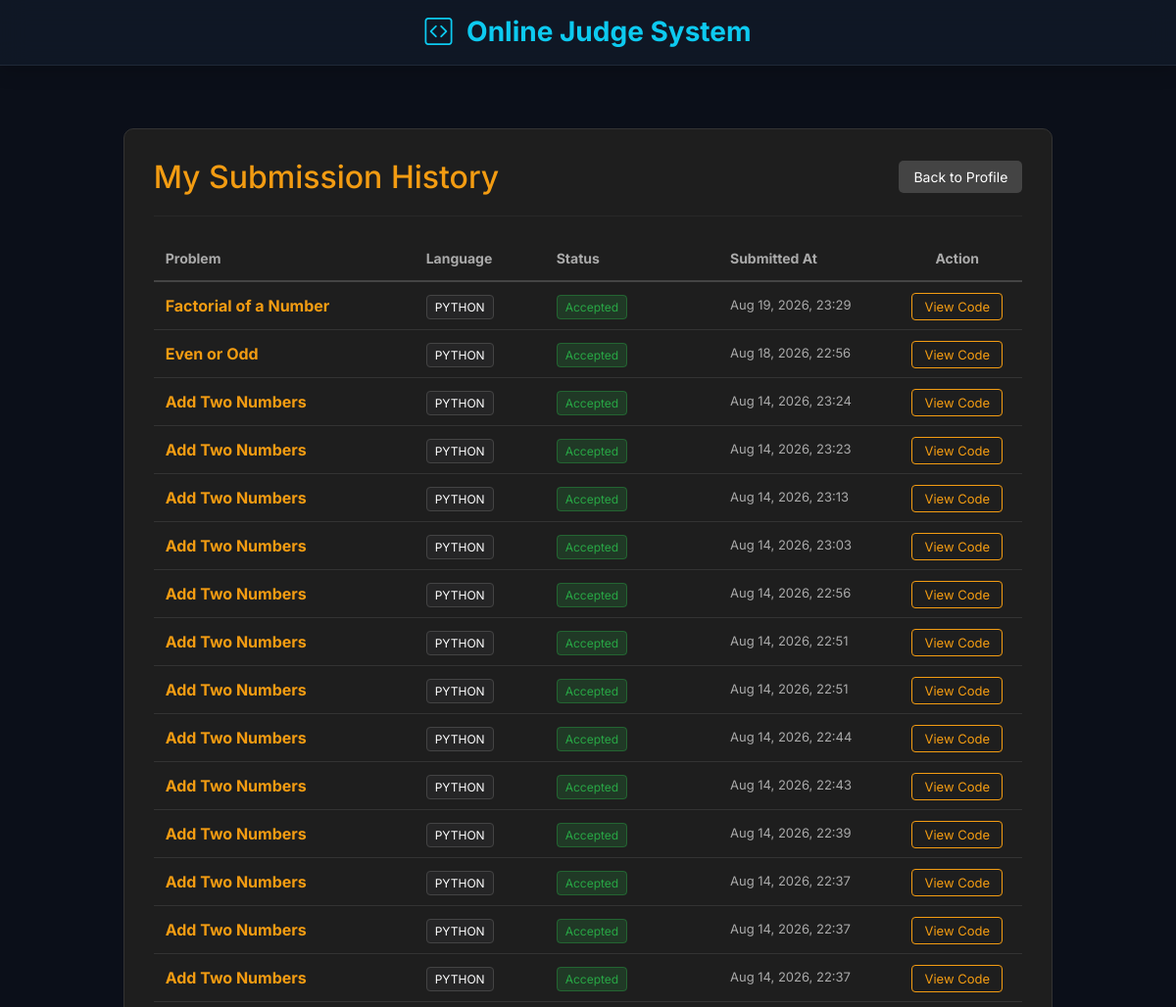
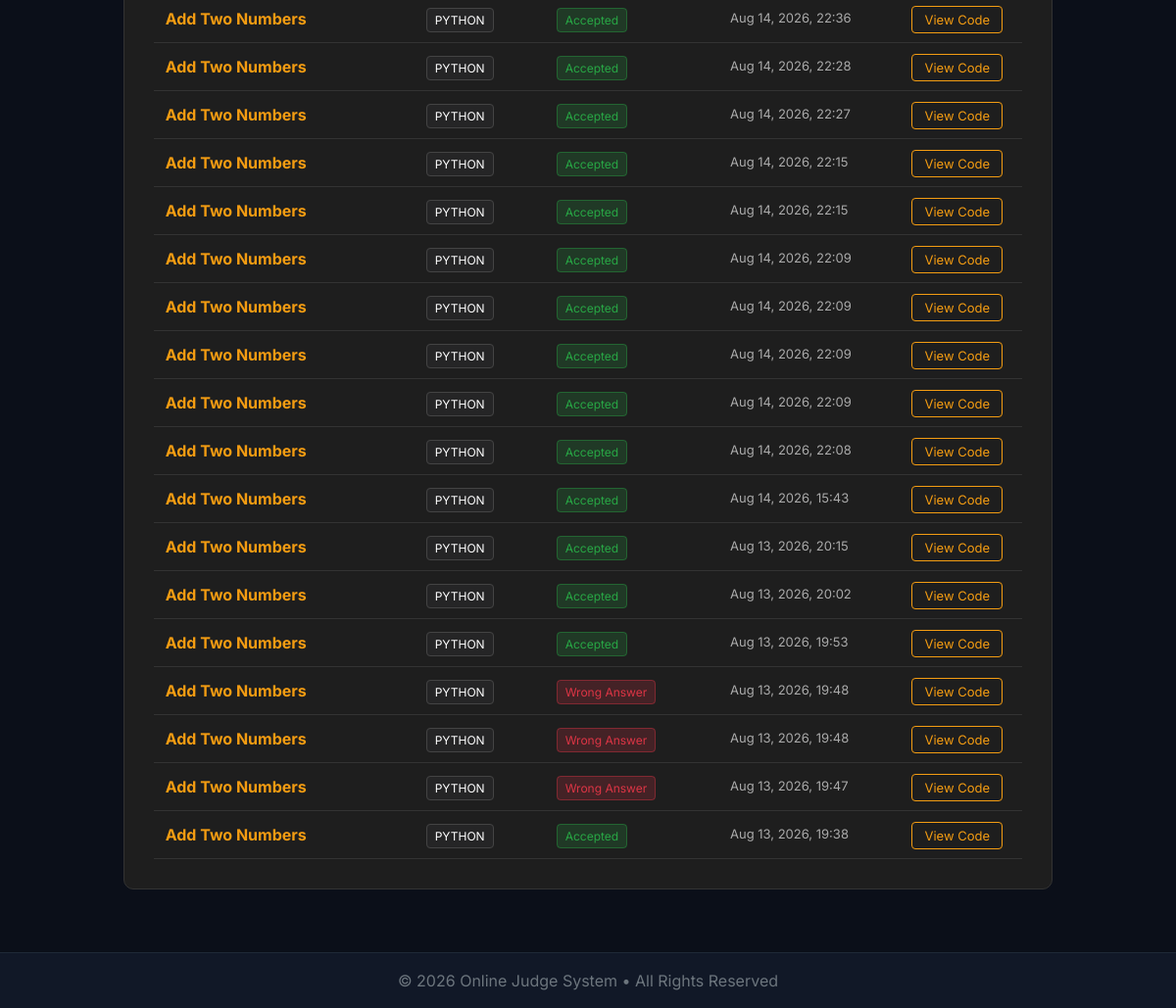
Page /submissions/ (signed in) on the committed database (2 pictures, top to bottom).
### judge/models.py (models this page shows, shortened)
class Submission(models.Model):
    user = models.ForeignKey(User, on_delete=models.CASCADE)
    problem = models.ForeignKey(Problem, on_delete=models.CASCADE)
    code = models.TextField()
    language = models.CharField(max_length=50, db_index=True)
    status = models.CharField(max_length=50, default="Pending", db_index=True)
    output = models.TextField(blank=True, null=True)
    error = models.TextField(blank=True, null=True)
    submitted_at = models.DateTimeField(auto_now_add=True, db_index=True)

class Problem(models.Model):
    title = models.CharField(max_length=200)
    description = models.TextField()
    difficulty = models.CharField(max_length=20)
    tags = models.CharField(max_length=200)
    time_complexity = models.CharField(max_length=50, blank=True, null=True)
    space_complexity = models.CharField(max_length=50, blank=True, null=True)
    created_at = models.DateTimeField(auto_now_add=True, null=True, blank=True)
    user = models.ForeignKey(User, on_delete=models.CASCADE)
    email_verified = models.BooleanField(default=False)
    email_token = models.CharField(max_length=100, blank=True, null=True)
    company_tag = models.CharField(max_length=100, blank=True, null=True)

### judge/views.py (the view)
# urls.py: path('submissions/', views.submission_history, name='submission_history'),
@login_required(login_url='/login/')
def submission_history(request):
    submissions = Submission.objects.filter(user=request.user).select_related('problem').order_by('-submitted_at')
    return render(request, 'judge/submission_history.html', {'submissions': submissions})

### judge/templates/judge/submission_history.html (shortened to what this page needs)
{% extends 'base.html' %}
{% block content %}
<div style="width: 85%; margin: 40px auto; background: #1e1e1e; padding: 30px; border-radius: 10px; border: 1px solid #333; color: #fff;">
    <div style="display: flex; justify-content: space-between; align-items: center; margin-bottom: 20px;">
        <h2 style="color: #f39c12; margin: 0;">My Submission History</h2>
        <a href="{% url 'profile' %}" style="background: #444; color: #fff; padding: 6px 15px; border-radius: 5px; text-decoration: none; font-size: 14px;">Back to Profile</a>
    </div>
    <hr style="border-color: #444; margin-bottom: 20px;">
    {% if submissions %}
        <div style="overflow-x: auto;">
            <table style="width: 100%; border-collapse: collapse; text-align: left; color: #fff;">
                <thead>
                    <tr style="border-bottom: 2px solid #444; color: #aaa; font-size: 14px;">
                        <th style="padding: 12px; width: 30%;">Problem</th>
                        <th style="padding: 12px; width: 15%;">Language</th>
                        <th style="padding: 12px; width: 20%;">Status</th>
                        <th style="padding: 12px; width: 20%;">Submitted At</th>
                        <th style="padding: 12px; width: 15%; text-align: center;">Action</th>
                    </tr>
                </thead>
                <tbody>
                    {% for sub in submissions %}
                    <tr style="border-bottom: 1px solid #333;">
                        <td style="padding: 12px; font-weight: bold;">
                            <a href="{% url 'problem_detail' sub.problem.id %}" style="color: #f39c12; text-decoration: none;">
                                {{ sub.problem.title }}
                            </a>
                        </td>
                        <td style="padding: 12px;">
                            <span style="background: #252526; border: 1px solid #444; padding: 4px 8px; border-radius: 4px; font-size: 12px; text-transform: uppercase;">{{ sub.language }}</span>
                        </td>
                        <td style="padding: 12px;">
                            {% if sub.status == 'Accepted' or sub.status == 'Passed' %}
                                <span style="background: rgba(40, 167, 69, 0.2); color: #28a745; border: 1px solid rgba(40, 167, 69, 0.4); padding: 4px 8px; border-radius: 4px; font-size: 12px;">Accepted</span>
                            {% else %}
                                <span style="background: rgba(220, 53, 69, 0.2); color: #dc3545; border: 1px solid rgba(220, 53, 69, 0.4); padding: 4px 8px; border-radius: 4px; font-size: 12px;">{{ sub.status|default:"Wrong Answer" }}</span>
                            {% endif %}
                        </td>
                        <td style="padding: 12px; color: #aaa; font-size: 13px;">
                            {{ sub.submitted_at|date:"M d, Y, H:i" }}
                        </td>
                        <td style="padding: 12px; text-align: center;">
                            <a href="{% url 'problem_detail' sub.problem.id %}" style="background: transparent; border: 1px solid #f39c12; color: #f39c12; padding: 5px 12px; border-radius: 4px; text-decoration: none; font-size: 13px;">View Code</a>
                        </td>
                    </tr>
                    {% endfor %}
                </tbody>
            </table>
        </div>
    {% endif %}
</div>
{% endblock %}

### judge/templates/base.html (style rules this page uses)
[data-bs-theme="dark"] { --bg: #0b0f19; --card: #161e2e; --border: #1f2937; --text: #f3f4f6; --nav-bg: rgba(17,24,39,.92); --footer-bg: #111827; }
* { margin:0; padding:0; box-sizing:border-box; }
body { font-family:'Inter',sans-serif; min-height:100vh; display:flex; flex-direction:column; color: var(--text) !important; background: var(--bg) !important; }

### rows in the picture
Submission: problem "Factorial of a Number", language "PYTHON", status "Accepted", submitted_at "Aug 19, 2026, 23:29"
Submission: problem "Even or Odd", language "PYTHON", status "Accepted", submitted_at "Aug 18, 2026, 22:56"
Submission: problem "Add Two Numbers", language "PYTHON", status "Accepted", submitted_at "Aug 14, 2026, 23:24"
Submission: problem "Add Two Numbers", language "PYTHON", status "Accepted", submitted_at "Aug 14, 2026, 23:23"
Submission: problem "Add Two Numbers", language "PYTHON", status "Accepted", submitted_at "Aug 14, 2026, 23:13"
Submission: problem "Add Two Numbers", language "PYTHON", status "Accepted", submitted_at "Aug 14, 2026, 23:03"
Submission: problem "Add Two Numbers", language "PYTHON", status "Accepted", submitted_at "Aug 14, 2026, 22:56"
Submission: problem "Add Two Numbers", language "PYTHON", status "Accepted", submitted_at "Aug 14, 2026, 22:51"
Submission: problem "Add Two Numbers", language "PYTHON", status "Accepted", submitted_at "Aug 14, 2026, 22:51"
Submission: problem "Add Two Numbers", language "PYTHON", status "Accepted", submitted_at "Aug 14, 2026, 22:44"
Submission: problem "Add Two Numbers", language "PYTHON", status "Accepted", submitted_at "Aug 14, 2026, 22:43"
Submission: problem "Add Two Numbers", language "PYTHON", status "Accepted", submitted_at "Aug 14, 2026, 22:39"
Submission: problem "Add Two Numbers", language "PYTHON", status "Accepted", submitted_at "Aug 14, 2026, 22:37"
Submission: problem "Add Two Numbers", language "PYTHON", status "Accepted", submitted_at "Aug 14, 2026, 22:37"
Submission: problem "Add Two Numbers", language "PYTHON", status "Accepted", submitted_at "Aug 14, 2026, 22:37"
Submission: problem "Add Two Numbers", language "PYTHON", status "Accepted", submitted_at "Aug 14, 2026, 22:36"
Submission: problem "Add Two Numbers", language "PYTHON", status "Accepted", submitted_at "Aug 14, 2026, 22:28"
Submission: problem "Add Two Numbers", language "PYTHON", status "Accepted", submitted_at "Aug 14, 2026, 22:27"
Submission: problem "Add Two Numbers", language "PYTHON", status "Accepted", submitted_at "Aug 14, 2026, 22:15"
Submission: problem "Add Two Numbers", language "PYTHON", status "Accepted", submitted_at "Aug 14, 2026, 22:15"
Submission: problem "Add Two Numbers", language "PYTHON", status "Accepted", submitted_at "Aug 14, 2026, 22:09"
Submission: problem "Add Two Numbers", language "PYTHON", status "Accepted", submitted_at "Aug 14, 2026, 22:09"
Submission: problem "Add Two Numbers", language "PYTHON", status "Accepted", submitted_at "Aug 14, 2026, 22:09"
Submission: problem "Add Two Numbers", language "PYTHON", status "Accepted", submitted_at "Aug 14, 2026, 22:09"
Submission: problem "Add Two Numbers", language "PYTHON", status "Accepted", submitted_at "Aug 14, 2026, 22:08"
Submission: problem "Add Two Numbers", language "PYTHON", status "Accepted", submitted_at "Aug 14, 2026, 15:43"
Submission: problem "Add Two Numbers", language "PYTHON", status "Accepted", submitted_at "Aug 13, 2026, 20:15"
Submission: problem "Add Two Numbers", language "PYTHON", status "Accepted", submitted_at "Aug 13, 2026, 20:02"
Submission: problem "Add Two Numbers", language "PYTHON", status "Accepted", submitted_at "Aug 13, 2026, 19:53"
Submission: problem "Add Two Numbers", language "PYTHON", status "Wrong Answer", submitted_at "Aug 13, 2026, 19:48"
Submission: problem "Add Two Numbers", language "PYTHON", status "Wrong Answer", submitted_at "Aug 13, 2026, 19:48"
Submission: problem "Add Two Numbers", language "PYTHON", status "Wrong Answer", submitted_at "Aug 13, 2026, 19:47"
Submission: problem "Add Two Numbers", language "PYTHON", status "Accepted", submitted_at "Aug 13, 2026, 19:38"
